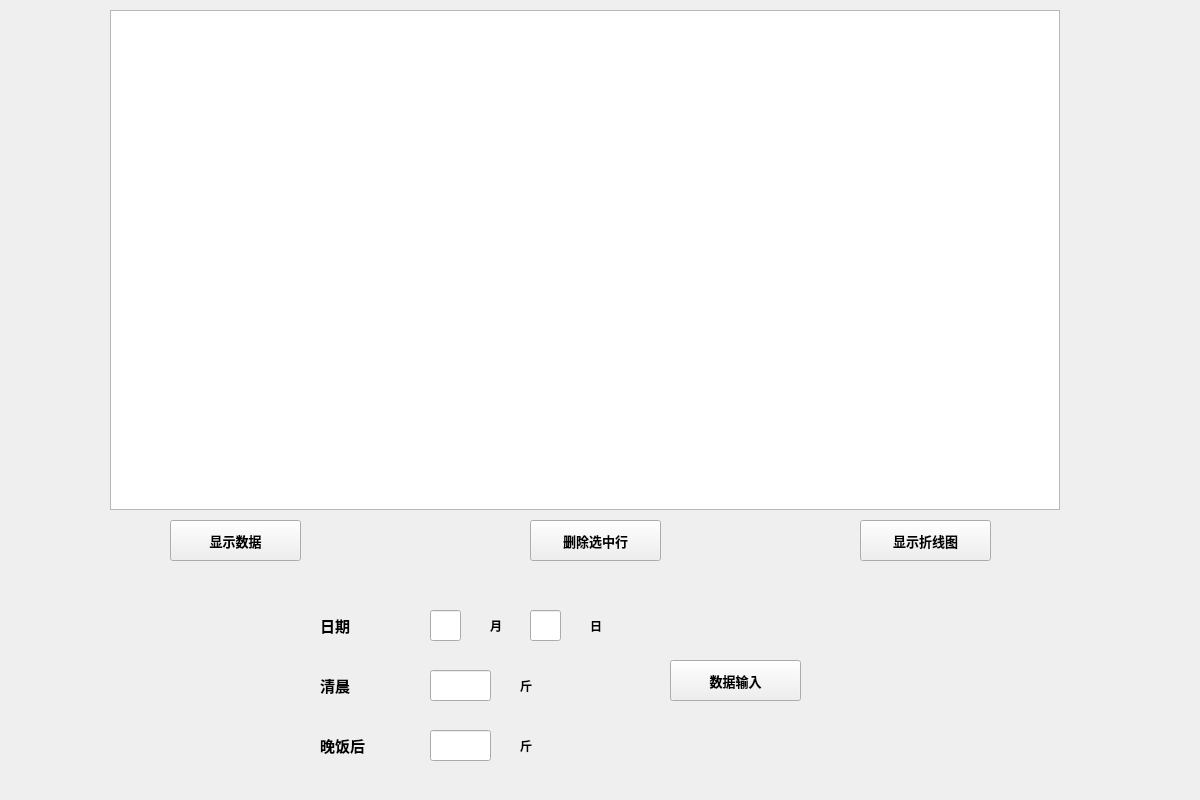
<?xml version="1.0" encoding="UTF-8"?>
<ui version="4.0">
 <class>Widget</class>
 <widget class="QWidget" name="Widget">
  <property name="geometry">
   <rect>
    <x>0</x>
    <y>0</y>
    <width>1200</width>
    <height>800</height>
   </rect>
  </property>
  <property name="minimumSize">
   <size>
    <width>1200</width>
    <height>800</height>
   </size>
  </property>
  <property name="maximumSize">
   <size>
    <width>1200</width>
    <height>800</height>
   </size>
  </property>
  <property name="windowTitle">
   <string>Widget</string>
  </property>
  <widget class="QTableView" name="tableView">
   <property name="geometry">
    <rect>
     <x>110</x>
     <y>10</y>
     <width>950</width>
     <height>500</height>
    </rect>
   </property>
  </widget>
  <widget class="QPushButton" name="pushButton">
   <property name="geometry">
    <rect>
     <x>860</x>
     <y>520</y>
     <width>131</width>
     <height>41</height>
    </rect>
   </property>
   <property name="font">
    <font>
     <family>等线</family>
     <pointsize>10</pointsize>
     <weight>75</weight>
     <bold>true</bold>
    </font>
   </property>
   <property name="text">
    <string>显示折线图</string>
   </property>
  </widget>
  <widget class="QPushButton" name="pushButton_2">
   <property name="geometry">
    <rect>
     <x>170</x>
     <y>520</y>
     <width>131</width>
     <height>41</height>
    </rect>
   </property>
   <property name="font">
    <font>
     <family>等线</family>
     <pointsize>10</pointsize>
     <weight>75</weight>
     <bold>true</bold>
    </font>
   </property>
   <property name="text">
    <string>显示数据</string>
   </property>
  </widget>
  <widget class="QLineEdit" name="lineEdit">
   <property name="geometry">
    <rect>
     <x>430</x>
     <y>610</y>
     <width>31</width>
     <height>31</height>
    </rect>
   </property>
  </widget>
  <widget class="QLineEdit" name="lineEdit_2">
   <property name="geometry">
    <rect>
     <x>430</x>
     <y>670</y>
     <width>61</width>
     <height>31</height>
    </rect>
   </property>
  </widget>
  <widget class="QLineEdit" name="lineEdit_3">
   <property name="geometry">
    <rect>
     <x>430</x>
     <y>730</y>
     <width>61</width>
     <height>31</height>
    </rect>
   </property>
  </widget>
  <widget class="QLabel" name="label">
   <property name="geometry">
    <rect>
     <x>320</x>
     <y>610</y>
     <width>71</width>
     <height>31</height>
    </rect>
   </property>
   <property name="font">
    <font>
     <family>等线</family>
     <pointsize>11</pointsize>
     <weight>75</weight>
     <bold>true</bold>
    </font>
   </property>
   <property name="text">
    <string>日期</string>
   </property>
  </widget>
  <widget class="QLabel" name="label_2">
   <property name="geometry">
    <rect>
     <x>320</x>
     <y>670</y>
     <width>71</width>
     <height>31</height>
    </rect>
   </property>
   <property name="font">
    <font>
     <family>等线</family>
     <pointsize>11</pointsize>
     <weight>75</weight>
     <bold>true</bold>
    </font>
   </property>
   <property name="text">
    <string>清晨</string>
   </property>
  </widget>
  <widget class="QLabel" name="label_3">
   <property name="geometry">
    <rect>
     <x>320</x>
     <y>730</y>
     <width>71</width>
     <height>31</height>
    </rect>
   </property>
   <property name="font">
    <font>
     <family>等线</family>
     <pointsize>11</pointsize>
     <weight>75</weight>
     <bold>true</bold>
    </font>
   </property>
   <property name="text">
    <string>晚饭后</string>
   </property>
  </widget>
  <widget class="QPushButton" name="pushButton_3">
   <property name="geometry">
    <rect>
     <x>670</x>
     <y>660</y>
     <width>131</width>
     <height>41</height>
    </rect>
   </property>
   <property name="font">
    <font>
     <family>等线</family>
     <pointsize>10</pointsize>
     <weight>75</weight>
     <bold>true</bold>
    </font>
   </property>
   <property name="text">
    <string>数据输入</string>
   </property>
  </widget>
  <widget class="QPushButton" name="pushButton_4">
   <property name="geometry">
    <rect>
     <x>530</x>
     <y>520</y>
     <width>131</width>
     <height>41</height>
    </rect>
   </property>
   <property name="font">
    <font>
     <family>等线</family>
     <pointsize>10</pointsize>
     <weight>75</weight>
     <bold>true</bold>
    </font>
   </property>
   <property name="text">
    <string>删除选中行</string>
   </property>
  </widget>
  <widget class="QLabel" name="label_4">
   <property name="geometry">
    <rect>
     <x>490</x>
     <y>610</y>
     <width>21</width>
     <height>31</height>
    </rect>
   </property>
   <property name="font">
    <font>
     <family>等线</family>
     <weight>75</weight>
     <bold>true</bold>
    </font>
   </property>
   <property name="text">
    <string>月</string>
   </property>
  </widget>
  <widget class="QLineEdit" name="lineEdit_4">
   <property name="geometry">
    <rect>
     <x>530</x>
     <y>610</y>
     <width>31</width>
     <height>31</height>
    </rect>
   </property>
  </widget>
  <widget class="QLabel" name="label_5">
   <property name="geometry">
    <rect>
     <x>590</x>
     <y>610</y>
     <width>21</width>
     <height>31</height>
    </rect>
   </property>
   <property name="font">
    <font>
     <family>等线</family>
     <weight>75</weight>
     <bold>true</bold>
    </font>
   </property>
   <property name="text">
    <string>日</string>
   </property>
  </widget>
  <widget class="QLabel" name="label_6">
   <property name="geometry">
    <rect>
     <x>520</x>
     <y>670</y>
     <width>21</width>
     <height>31</height>
    </rect>
   </property>
   <property name="font">
    <font>
     <family>等线</family>
     <weight>75</weight>
     <bold>true</bold>
    </font>
   </property>
   <property name="text">
    <string>斤</string>
   </property>
  </widget>
  <widget class="QLabel" name="label_7">
   <property name="geometry">
    <rect>
     <x>520</x>
     <y>730</y>
     <width>21</width>
     <height>31</height>
    </rect>
   </property>
   <property name="font">
    <font>
     <family>等线</family>
     <weight>75</weight>
     <bold>true</bold>
    </font>
   </property>
   <property name="text">
    <string>斤</string>
   </property>
  </widget>
  <widget class="QLabel" name="label_8">
   <property name="geometry">
    <rect>
     <x>940</x>
     <y>600</y>
     <width>221</width>
     <height>171</height>
    </rect>
   </property>
   <property name="text">
    <string/>
   </property>
  </widget>
 </widget>
 <layoutdefault spacing="6" margin="11"/>
 <resources/>
 <connections/>
</ui>
